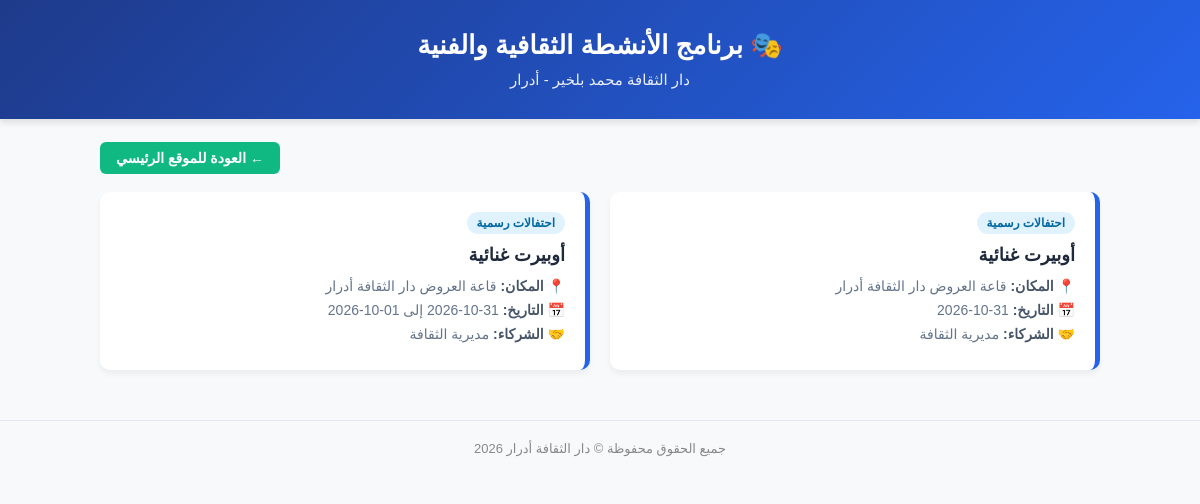
Page /program on the earlier database version.
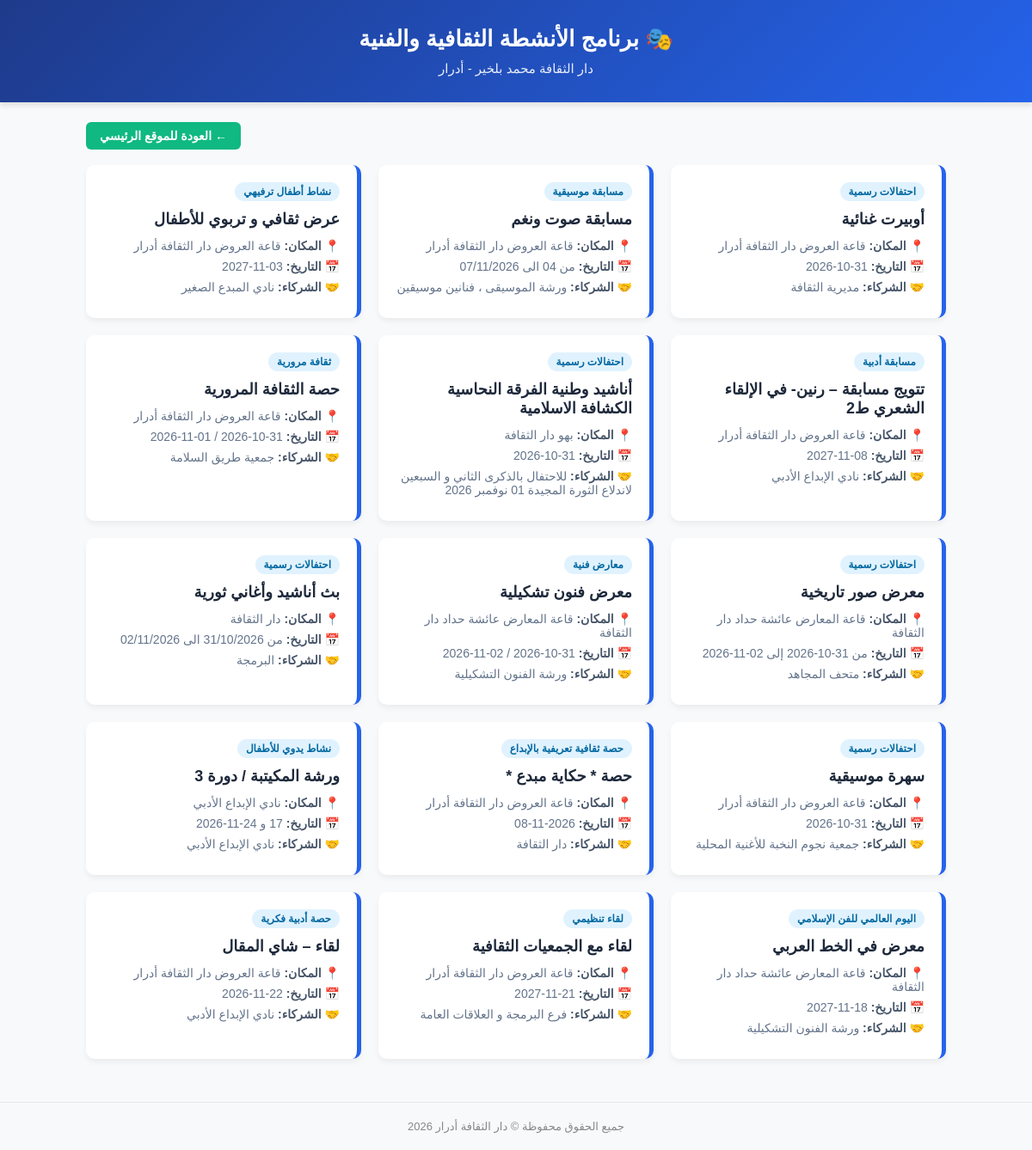
Same page on the later database version.
### main.py (models this page shows)
class CulturalActivity(Base):
  __tablename__ = "cultural_activities"
  id = Column(Integer, primary_key=True, index=True)
  title = Column(String, index=True)
  category = Column(String, index=True)
  location = Column(String)
  date_range = Column(String)
  partners = Column(String)

### main.py (the view)
@app.get("/program", response_class=HTMLResponse)
def cultural_program_page(request: Request, db: Session = Depends(get_db)):
  activities = db.query(CulturalActivity).all()
  return templates.TemplateResponse(
      request, "activities_program.html", {"activities": activities}
  )

### templates/activities_program.html (shortened to what this page needs)
<!DOCTYPE html>
<html lang="ar" dir="rtl">
<head>
</head>
<body>
    <div class="header">
        <h1>🎭 برنامج الأنشطة الثقافية والفنية</h1>
        <p>دار الثقافة محمد بلخير - أدرار</p>
    </div>
    <div class="container">
        <div class="nav-links">
            <a href="/" class="home-btn">← العودة للموقع الرئيسي</a>
        </div>
        {% if activities %}
            <div class="activities-grid">
                {% for act in activities %}
                <div class="activity-card">
                    <span class="act-category">{{ act.category }}</span>
                    <h3 class="activity-title">{{ act.title }}</h3>
                    <div class="act-info">
                        <span>📍 <strong>المكان:</strong> {{ act.location }}</span>
                    </div>
                    <div class="act-info">
                        <span>📅 <strong>التاريخ:</strong> {{ act.date_range }}</span>
                    </div>
                    <div class="act-info">
                        <span>🤝 <strong>الشركاء:</strong> {{ act.partners }}</span>
                    </div>
                </div>
                {% endfor %}
            </div>
        {% else %}
            <div class="no-activities">
                <p>لا توجد أنشطة ثقافية مبرمجة حالياً. يرجى العودة لاحقاً!</p>
            </div>
        {% endif %}
    </div>
    <footer>
        جميع الحقوق محفوظة © دار الثقافة أدرار 2026
    </footer>
</body>
</html>

### templates/activities_program.html (style rules this page uses)
body { font-family: Tahoma, sans-serif; background-color: #f8f9fa; margin: 0; padding: 0; direction: rtl; color: #333; }
.header { background: linear-gradient(135deg, #1e3a8a, #2563eb); color: white; padding: 30px 20px; text-align: center; box-shadow: 0 4px 6px rgba(0,0,0,0.1); }
.header h1 { margin: 0 0 10px; font-size: 26px; }
.header p { margin: 0; font-size: 15px; opacity: 0.9; }
.container { max-width: 1000px; margin: 30px auto; padding: 0 20px; }
.nav-links { margin-bottom: 25px; text-align: left; }
.home-btn { background-color: #10b981; color: white; padding: 8px 16px; border-radius: 6px; text-decoration: none; font-size: 14px; font-weight: bold; }
.activities-grid { display: grid; grid-template-columns: repeat(auto-fit, minmax(300px, 1fr)); gap: 20px; }
.activity-card { background: white; border-radius: 10px; box-shadow: 0 4px 6px rgba(0,0,0,0.05); border-right: 5px solid #2563eb; padding: 20px; transition: transform 0.2s, box-shadow 0.2s; }
.act-category { display: inline-block; background: #e0f2fe; color: #0369a1; padding: 4px 10px; border-radius: 20px; font-size: 12px; font-weight: bold; margin-bottom: 10px; }
.activity-title { font-size: 18px; font-weight: bold; color: #1e293b; margin: 0 0 12px; }
.act-info { font-size: 14px; color: #64748b; margin-bottom: 8px; display: flex; align-items: center; gap: 8px; }
.act-info strong { color: #475569; }
footer { text-align: center; padding: 20px; color: #888; font-size: 13px; margin-top: 50px; border-top: 1px solid #e2e8f0; }

Differences in the rows shown:
removed CulturalActivity: category "احتفالات رسمية", title "أوبيرت غنائية", location "قاعة العروض دار الثقافة أدرار", date_range "31-10-2026 إلى 01-10-2026", partners "مديرية الثقافة"
added CulturalActivity: category "مسابقة موسيقية", title "مسابقة صوت ونغم", location "قاعة العروض دار الثقافة أدرار", date_range "من 04 الى 07/11/2026", partners "ورشة الموسيقى ، فنانين موسيقين"
added CulturalActivity: category "نشاط أطفال ترفيهي", title "عرض ثقافي و تربوي للأطفال", location "قاعة العروض دار الثقافة أدرار", date_range "03-11-2027", partners "نادي المبدع الصغير"
added CulturalActivity: category "مسابقة أدبية", title "تتويج مسابقة – رنين- في الإلقاء الشعري ط2", location "قاعة العروض دار الثقافة أدرار", date_range "08-11-2027", partners "نادي الإبداع الأدبي"
added CulturalActivity: category "احتفالات رسمية", title "أناشيد وطنية الفرقة النحاسية الكشافة الاسلامية", location "بهو دار الثقافة", date_range "31-10-2026", partners "للاحتفال بالذكرى الثاني و السبعين لاندلاع الثورة المجيدة 01 نوفمبر 2026"
added CulturalActivity: category "ثقافة مرورية", title "حصة الثقافة المرورية", location "قاعة العروض دار الثقافة أدرار", date_range "31-10-2026 / 01-11-2026", partners "جمعية طريق السلامة"
added CulturalActivity: category "احتفالات رسمية", title "معرض صور تاريخية", location "قاعة المعارض عائشة حداد دار الثقافة", date_range "من 31-10-2026 إلى 02-11-2026", partners "متحف المجاهد"
added CulturalActivity: category "معارض فنية", title "معرض فنون تشكيلية", location "قاعة المعارض عائشة حداد دار الثقافة", date_range "31-10-2026 / 02-11-2026", partners "ورشة الفنون التشكيلية"
added CulturalActivity: category "احتفالات رسمية", title "بث أناشيد وأغاني ثورية", location "دار الثقافة", date_range "من 31/10/2026 الى 02/11/2026", partners "البرمجة"
added CulturalActivity: category "احتفالات رسمية", title "سهرة موسيقية", location "قاعة العروض دار الثقافة أدرار", date_range "31-10-2026", partners "جمعية نجوم النخبة للأغنية المحلية"
added CulturalActivity: category "حصة ثقافية تعريفية بالإبداع", title "حصة * حكاية مبدع *", location "قاعة العروض دار الثقافة أدرار", date_range "2026-11-08", partners "دار الثقافة"
added CulturalActivity: category "نشاط يدوي للأطفال", title "ورشة المكيتبة / دورة 3", location "نادي الإبداع الأدبي", date_range "17 و 24-11-2026", partners "نادي الإبداع الأدبي"
added CulturalActivity: category "اليوم العالمي للفن الإسلامي", title "معرض في الخط العربي", location "قاعة المعارض عائشة حداد دار الثقافة", date_range "18-11-2027", partners "ورشة الفنون التشكيلية"
added CulturalActivity: category "لقاء تنظيمي", title "لقاء مع الجمعيات الثقافية", location "قاعة العروض دار الثقافة أدرار", date_range "21-11-2027", partners "فرع البرمجة و العلاقات العامة"
added CulturalActivity: category "حصة أدبية فكرية", title "لقاء – شاي المقال", location "قاعة العروض دار الثقافة أدرار", date_range "22-11-2026", partners "نادي الإبداع الأدبي"
